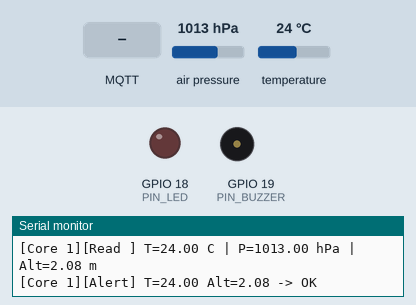
Simulated run of this sketch. Board: ESP32. Shown: output pins drawn as LEDs (lit = HIGH), buzzer (waves = sounding), the last lines printed to the serial monitor. Dashed ring = blinking. The inputs (shaded band) are chosen by the test bench; at power-on: air pressure 1013 hPa, temperature 24 °C. WiFi joins after 1.5 s; servers stay silent unless stated; no MQTT or app messages arrive unless stated.

Above: at 1.2 s.
1.3 s: air pressure set to 952 hPa
At 2.09 s:
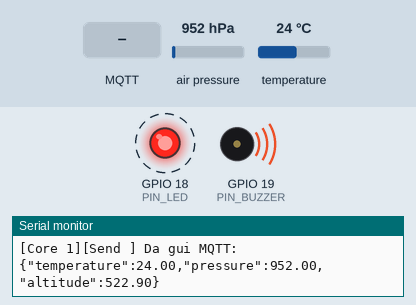
4.8 s: MQTT message "1" arrives on the first subscribed topic
At 5.2 s:
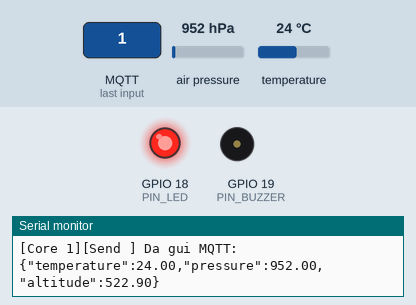
6.4 s: temperature set to 15.3 °C
8.3 s: temperature set to 14.4 °C
At 9.23 s:
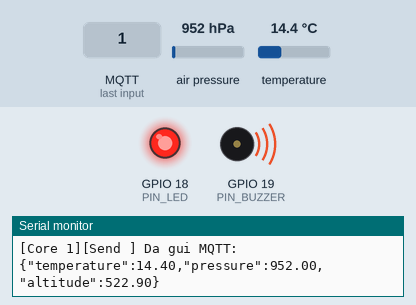
11.8 s: temperature set to 19 °C
At 13.0 s:
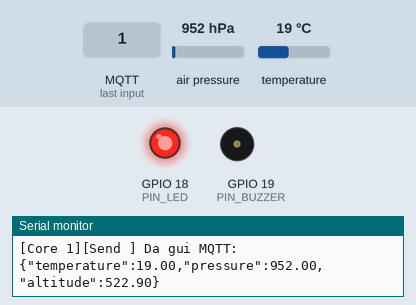
13.4 s: MQTT message "0" arrives on the first subscribed topic
At 14.7 s:
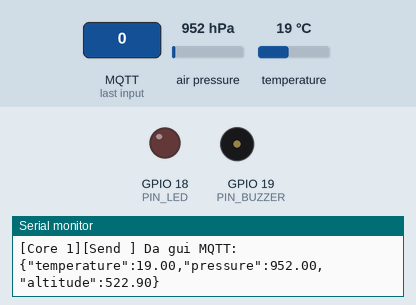
Timing chart, 0 to 15.9 s (numbered marks = the images above; inputs shaded):
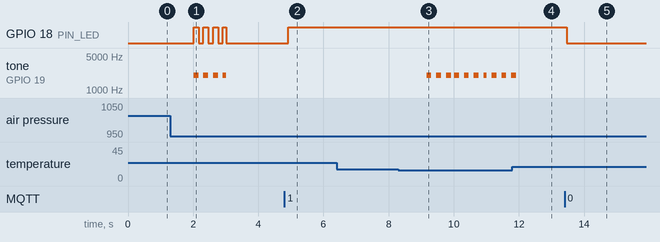

The sketch:

sketch.ino
```cpp
#include <Arduino.h>
#include <WiFi.h>
#include <Wire.h>
#include <Adafruit_BMP085.h>
#include <PubSubClient.h>

// ===================== CAU HINH =====================
#define PIN_SDA     21
#define PIN_SCL     22
#define PIN_LED     18
#define PIN_BUZZER  19

// WiFi (Wokwi dung mang ao "Wokwi-GUEST")
const char* WIFI_SSID = "Wokwi-GUEST";
const char* WIFI_PASS = "";

// MQTT broker cong cong
const char* MQTT_HOST = "broker.hivemq.com";
const int   MQTT_PORT = 1883;

// Cac topic (doi "vietdinh" thanh chuoi rieng de tranh trung nguoi khac)
#define TOPIC_TEMP      "runner/vietdinh/temperature"
#define TOPIC_PRESSURE  "runner/vietdinh/pressure"
#define TOPIC_ALT       "runner/vietdinh/altitude"
#define TOPIC_JSON      "runner/vietdinh/data"
#define TOPIC_ALERT     "runner/vietdinh/alert"
#define TOPIC_CMD_LED   "runner/vietdinh/cmd/led"      // payload: "1"/"0"
#define TOPIC_CMD_BUZ   "runner/vietdinh/cmd/buzzer"   // payload: "1"/"0"

// Nguong canh bao
const float TEMP_HIGH       = 35.0;   // do C, qua nong
const float TEMP_LOW        = 15.0;   // do C, qua lanh
const float ALT_JUMP_LIMIT  = 5.0;    // m, thay doi do cao dot ngot giua 2 lan do
const float SEA_LEVEL_PA    = 101325; // Pa, ap suat tham chieu muc nuoc bien

const uint32_t SAMPLE_PERIOD_MS = 1000;

// ===================== KIEU DU LIEU =====================
struct SensorData {            // goi vao "data Queue" (day du)
  float temperature;           // do C
  float pressure;              // hPa
  float altitude;              // m
};

struct AlertData {             // goi vao "data Alert" (chi nhiet do + do cao)
  float temperature;
  float altitude;
};

// ===================== DOI TUONG RTOS =====================
QueueHandle_t     dataQueue;   // TaskReadSensor -> TaskTransmit
QueueHandle_t     alertQueue;  // TaskReadSensor -> TaskAlert
SemaphoreHandle_t serialMutex; // bao ve Serial khi nhieu task cung in

// Trang thai dieu khien manual (ghi boi Core 0 qua MQTT, doc boi Core 1)
volatile bool manualLed    = false;
volatile bool manualBuzzer = false;

Adafruit_BMP085 bmp;
WiFiClient      wifiClient;
PubSubClient    mqtt(wifiClient);

// ===================== TIEN ICH IN SERIAL AN TOAN =====================
void logf(const char* fmt, ...) {
  char buf[200];
  va_list args;
  va_start(args, fmt);
  vsnprintf(buf, sizeof(buf), fmt, args);
  va_end(args);
  if (xSemaphoreTake(serialMutex, pdMS_TO_TICKS(200)) == pdTRUE) {
    Serial.print(buf);
    xSemaphoreGive(serialMutex);
  }
}

// ===================== MQTT CALLBACK (chay tren Core 0) =====================
void mqttCallback(char* topic, byte* payload, unsigned int len) {
  bool on = (len > 0 && (payload[0] == '1' || payload[0] == 'O' || payload[0] == 'o'));
  if (strcmp(topic, TOPIC_CMD_LED) == 0) {
    manualLed = on;
    logf("[Core %d][MQTT] Lenh LED manual: %s\n", xPortGetCoreID(), on ? "ON" : "OFF");
  } else if (strcmp(topic, TOPIC_CMD_BUZ) == 0) {
    manualBuzzer = on;
    logf("[Core %d][MQTT] Lenh LOA manual: %s\n", xPortGetCoreID(), on ? "ON" : "OFF");
  }
}

// ===================== TASK 1: DOC DU LIEU (CORE 1) =====================
void TaskReadSensor(void* pv) {
  TickType_t lastWake = xTaskGetTickCount();
  logf("[Core %d] TaskReadSensor started\n", xPortGetCoreID());

  for (;;) {
    SensorData s;
    s.temperature = bmp.readTemperature();
    s.pressure    = bmp.readPressure() / 100.0f;           // Pa -> hPa
    s.altitude    = bmp.readAltitude(SEA_LEVEL_PA);

    // 1) Hien thi qua Serial
    logf("[Core %d][Read ] T=%.2f C | P=%.2f hPa | Alt=%.2f m\n",
         xPortGetCoreID(), s.temperature, s.pressure, s.altitude);

    // 2) Day du lieu day du vao data Queue (cho Task truyen)
    if (xQueueSend(dataQueue, &s, 0) != pdTRUE) {
      logf("[Core %d][Read ] dataQueue day, bo qua mau\n", xPortGetCoreID());
    }

    // 3) Day du lieu canh bao (nhiet do + do cao) vao data Alert
    AlertData a = { s.temperature, s.altitude };
    if (xQueueSend(alertQueue, &a, 0) != pdTRUE) {
      logf("[Core %d][Read ] alertQueue day, bo qua mau\n", xPortGetCoreID());
    }

    // Chu ky chinh xac 1s
    vTaskDelayUntil(&lastWake, pdMS_TO_TICKS(SAMPLE_PERIOD_MS));
  }
}

// ===================== TASK 2: TRUYEN DATA (CORE 0) =====================
void connectWiFi() {
  logf("[Core %d][Net  ] Dang ket noi WiFi %s ...\n", xPortGetCoreID(), WIFI_SSID);
  WiFi.mode(WIFI_STA);
  WiFi.begin(WIFI_SSID, WIFI_PASS, 6);
  while (WiFi.status() != WL_CONNECTED) {
    vTaskDelay(pdMS_TO_TICKS(500));
  }
  logf("[Core %d][Net  ] WiFi OK, IP=%s\n", xPortGetCoreID(), WiFi.localIP().toString().c_str());
}

bool connectMQTT() {
  String clientId = "esp32-runner-" + String((uint32_t)ESP.getEfuseMac(), HEX);
  if (mqtt.connect(clientId.c_str())) {
    mqtt.subscribe(TOPIC_CMD_LED);
    mqtt.subscribe(TOPIC_CMD_BUZ);
    logf("[Core %d][Net  ] MQTT OK (%s)\n", xPortGetCoreID(), MQTT_HOST);
    return true;
  }
  logf("[Core %d][Net  ] MQTT loi, rc=%d\n", xPortGetCoreID(), mqtt.state());
  return false;
}

void TaskTransmit(void* pv) {
  logf("[Core %d] TaskTransmit started\n", xPortGetCoreID());

  connectWiFi();                       // buoc 1: ket noi WiFi
  mqtt.setServer(MQTT_HOST, MQTT_PORT);
  mqtt.setCallback(mqttCallback);

  for (;;) {
    // Mat WiFi -> ket noi lai
    if (WiFi.status() != WL_CONNECTED) connectWiFi();

    // Mat MQTT -> ket noi lai
    if (!mqtt.connected()) {
      if (!connectMQTT()) {
        vTaskDelay(pdMS_TO_TICKS(2000));
        continue;
      }
    }

    // buoc 2: doc tu data Queue, cho toi da 100ms (task bi block, nhuong CPU)
    SensorData s;
    if (xQueueReceive(dataQueue, &s, pdMS_TO_TICKS(100)) == pdTRUE) {
      char buf[16];

      dtostrf(s.temperature, 1, 2, buf);  mqtt.publish(TOPIC_TEMP, buf);
      dtostrf(s.pressure,    1, 2, buf);  mqtt.publish(TOPIC_PRESSURE, buf);
      dtostrf(s.altitude,    1, 2, buf);  mqtt.publish(TOPIC_ALT, buf);

      char json[128];
      snprintf(json, sizeof(json),
               "{\"temperature\":%.2f,\"pressure\":%.2f,\"altitude\":%.2f}",
               s.temperature, s.pressure, s.altitude);
      mqtt.publish(TOPIC_JSON, json);

      logf("[Core %d][Send ] Da gui MQTT: %s\n", xPortGetCoreID(), json);
    }

    mqtt.loop();                          // xu ly lenh manual tu Web/App
  }
}

// ===================== TASK 3: CANH BAO (CORE 1) =====================
void TaskAlert(void* pv) {
  logf("[Core %d] TaskAlert started\n", xPortGetCoreID());

  float prevAlt    = NAN;
  bool  autoAlert  = false;
  bool  blinkState = false;
  const char* reason = "OK";

  for (;;) {
    // Cho du lieu canh bao toi da 150ms; het thoi gian van chay tiep de nhap nhay
    AlertData a;
    if (xQueueReceive(alertQueue, &a, pdMS_TO_TICKS(150)) == pdTRUE) {
      bool tooHot   = a.temperature > TEMP_HIGH;
      bool tooCold  = a.temperature < TEMP_LOW;
      bool altJump  = !isnan(prevAlt) && fabsf(a.altitude - prevAlt) > ALT_JUMP_LIMIT;
      prevAlt = a.altitude;

      autoAlert = tooHot || tooCold || altJump;
      reason = tooHot ? "NHIET DO CAO" : tooCold ? "NHIET DO THAP"
             : altJump ? "DO CAO THAY DOI DOT NGOT" : "OK";

      logf("[Core %d][Alert] T=%.2f Alt=%.2f -> %s\n",
           xPortGetCoreID(), a.temperature, a.altitude, reason);
    }

    // Dieu khien Led / Loa: manual (tu Web) hoac tu dong (canh bao)
    blinkState = !blinkState;                       // nhap nhay ~3Hz
    bool ledOn = manualLed    || (autoAlert && blinkState);
    bool bzOn  = manualBuzzer || (autoAlert && blinkState);

    digitalWrite(PIN_LED, ledOn ? HIGH : LOW);
    if (bzOn) tone(PIN_BUZZER, 2000); else noTone(PIN_BUZZER);
  }
}

// ===================== SETUP / LOOP =====================
void setup() {
  Serial.begin(115200);
  pinMode(PIN_LED, OUTPUT);
  pinMode(PIN_BUZZER, OUTPUT);
  digitalWrite(PIN_LED, LOW);

  Wire.begin(PIN_SDA, PIN_SCL);
  if (!bmp.begin()) {
    Serial.println("Khong tim thay BMP180! Kiem tra day SDA/SCL.");
    while (true) delay(1000);
  }

  serialMutex = xSemaphoreCreateMutex();
  dataQueue   = xQueueCreate(10, sizeof(SensorData));   // "data Queue"
  alertQueue  = xQueueCreate(10, sizeof(AlertData));    // "data Alert"

  if (!dataQueue || !alertQueue || !serialMutex) {
    Serial.println("Khong tao duoc doi tuong RTOS!");
    while (true) delay(1000);
  }

  // xTaskCreatePinnedToCore(ham, ten, stack, tham so, uu tien, handle, core)
  xTaskCreatePinnedToCore(TaskTransmit,   "TaskTransmit",   8192, NULL, 1, NULL, 0); // Core 0
  xTaskCreatePinnedToCore(TaskReadSensor, "TaskReadSensor", 4096, NULL, 2, NULL, 1); // Core 1
  xTaskCreatePinnedToCore(TaskAlert,      "TaskAlert",      4096, NULL, 3, NULL, 1); // Core 1
}

void loop() {
  // Moi cong viec da nam trong cac task RTOS; loop() nhuong CPU.
  vTaskDelay(portMAX_DELAY);
}
```

Measured:
- the behaviour switches between 15 and 14.9 °C on temperature (found by bisection; images 2 and 3)
- after the input at 1.3 s, GPIO 18 (PIN_LED): alternates HIGH for 0.15 s and LOW for 0.15 s, 8 changes in all, then stays LOW, starting after 0.71 s; tone on GPIO 19 (PIN_BUZZER): alternates 2000 Hz for 0.15 s and silent for 0.15 s, 8 changes in all, then stays silent, starting after 0.71 s
- after the input at 4.8 s, GPIO 18 (PIN_LED): LOW → HIGH after 0.11 s
- after the input at 8.3 s, tone on GPIO 19 (PIN_BUZZER): alternates 2000 Hz for 0.15 s and silent for 0.15 s, starting after 0.86 s
- after the input at 11.8 s, tone on GPIO 19 (PIN_BUZZER): goes on until 11.9 s, then stays silent
- after the input at 13.4 s, GPIO 18 (PIN_LED): HIGH → LOW after 0.06 s
